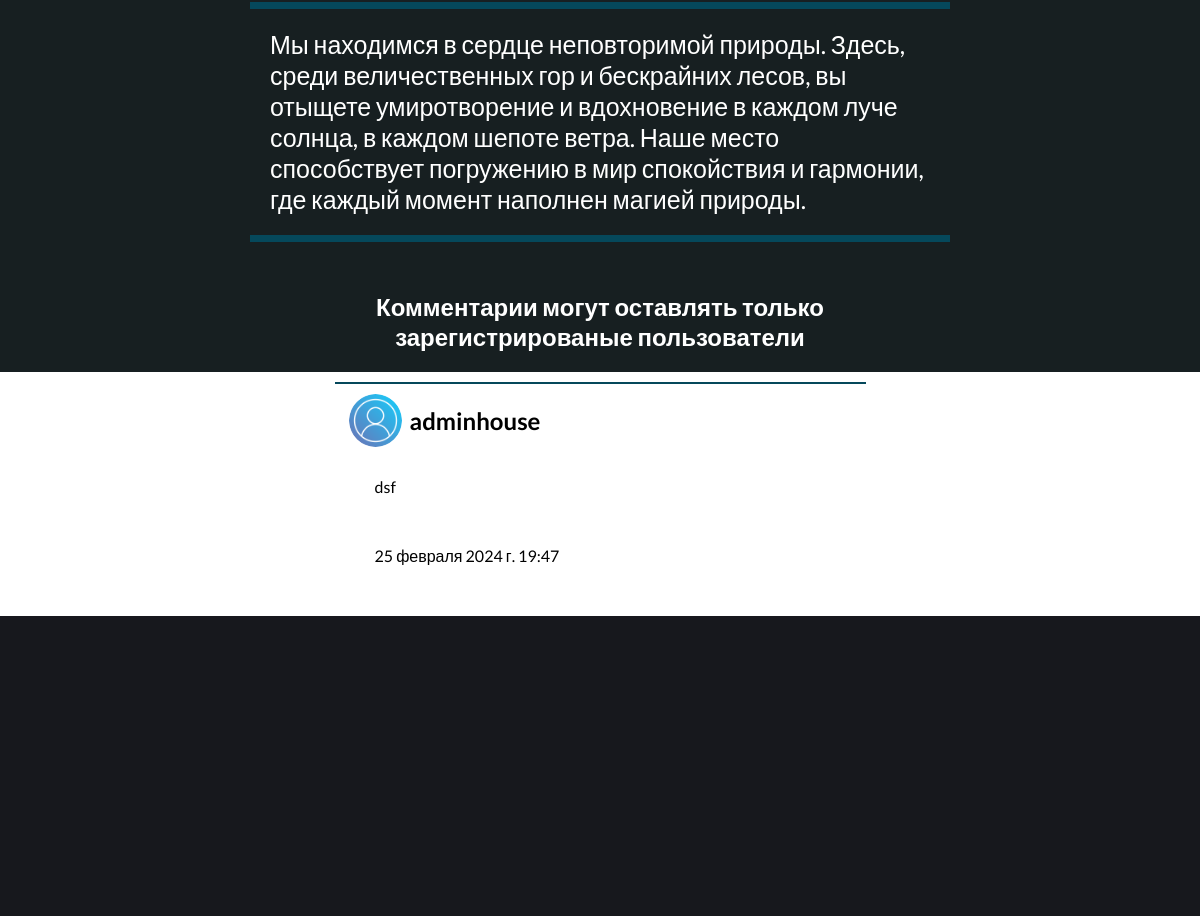
Before: / (lower part) with the older database file.
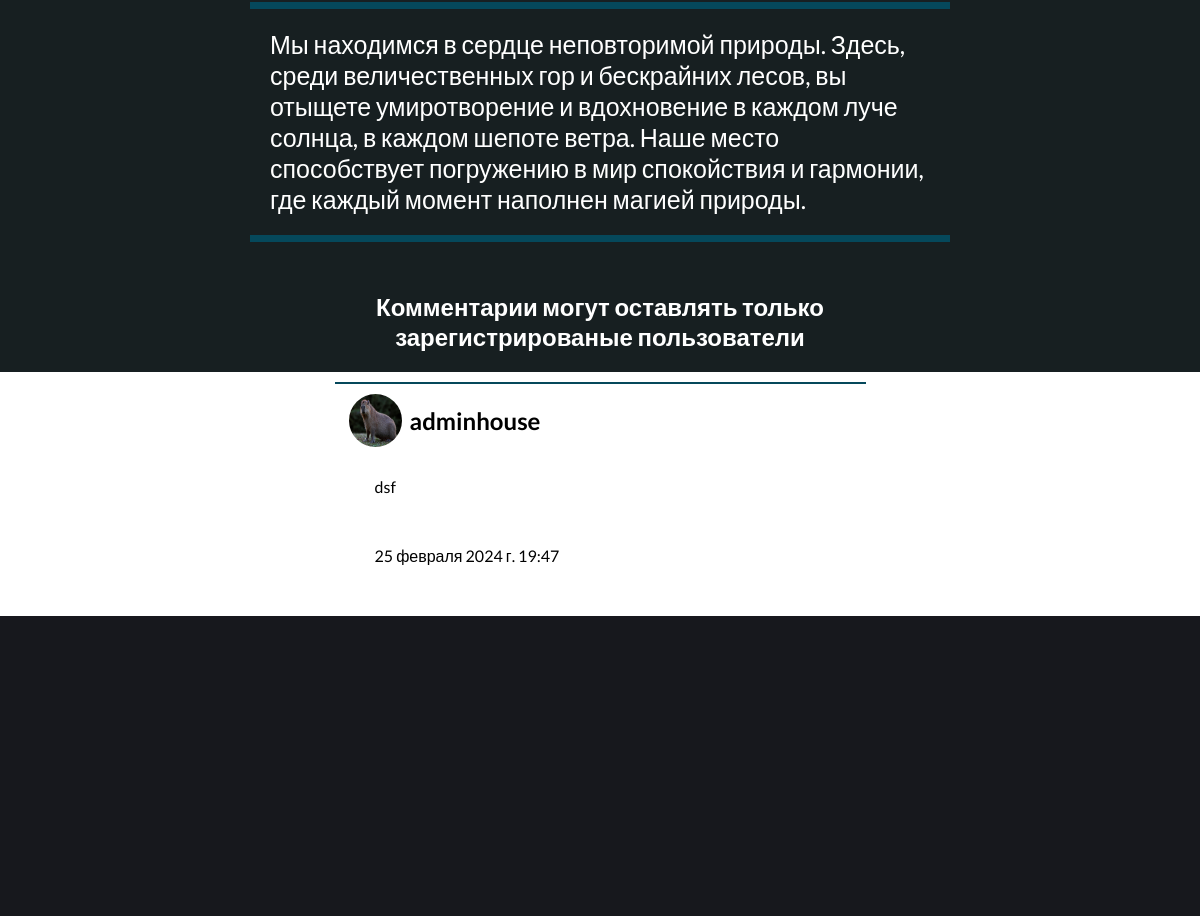
After: the same page with the newer database file.
### comments/models.py (models this page shows, shortened)
class Comments(models.Model):
    owner = models.ForeignKey(Profile, on_delete=models.SET_NULL, blank=True, null=True)
    user_comments = models.TextField(blank=False, null=False)
    created = models.DateTimeField(auto_now_add=True)
    class Meta:
        unique_together = ['owner']

### users/models.py (models this page shows)
class Profile(models.Model):
    user = models.OneToOneField(User, on_delete=models.CASCADE, null=False, blank=False)
    name = models.CharField(max_length=50, blank=False, null=False)
    username = models.CharField(max_length=100, blank=False, null=False)
    surname = models.CharField(max_length=50, blank=False, null=False)
    profile_image = models.ImageField(upload_to='profiles/', default='profiles/user.png')
    telegram = models.CharField(max_length=100, blank=True, null=True)
    vk = models.CharField(max_length=200, blank=True, null=True)
    email = models.CharField(max_length=50, blank=False, null=False)
    created = models.DateTimeField(auto_now_add=True)
    def __str__(self):
        return self.username

### mainapp/views.py (the view)
# urls.py: path('', views.home, name='home'),
def home(request):
    info_slider = InfoSlider.objects.all()
    services = Services.objects.all()
    menu_card = Menu.objects.all()
    entertainment_card = Entertainment.objects.all()
    comments = Comments.objects.all().order_by('-created')
    profiles = Profile.objects.values_list('profile_image', flat=True)
    context = {
        'services': services,
        'info_slider': info_slider,
        'menu_card': menu_card,
        'entertainment_card': entertainment_card,
        'comments': comments,
        'profiles': profiles
    }
    return render(request, 'mainapp/home.html', context)

### mainapp/templates/mainapp/home.html (shortened to what this page needs)
{% extends 'mainapp/base.html' %}
{% load static %}
{% block content %}
<main>
 <aside class="wrapper-map">
    <div class="map_description">
      <p>
        Мы находимся в сердце неповторимой природы. Здесь, среди величественных гор и бескрайних лесов,
        вы отыщете умиротворение и вдохновение в каждом луче солнца, в каждом шепоте ветра.
        Наше место способствует погружению в мир спокойствия и гармонии, где каждый момент
        наполнен магией природы.
      </p>
    </div>
 </aside>
  {% if request.user.is_authenticated %}
    {% if not comments %}
    <div class="wrapper-comments">
      <h2 class="title__wrap_h2">Оставить отзыв</h2>
      <form action="{% url 'comments' %}" method="post" class="comments">
        {% csrf_token %}
          <textarea name="user_comments" class="commets_or_user" cols="30" rows="10" required></textarea>
          <input type="submit" class="btn_submit submit_comments" value="Оставить отзыв" style="text-align: center;">
      </form>
    </div>
    {% else %}
    <h2 class="comment_negative">Вы уже оставили комментарий</h2>
    {% endif %}
  {% else %}
  <div>
    <h2 class="comment_negative">Комментарии могут оставлять только <br> зарегистрированые пользователи</h2>
  </div>
  {% endif %}
  {% if comments %}
    <div class="wrapper-get-comments">
      {% for comment in comments %}
      <div class="wrapper-getComments">
        <div class="getComments">
            <img class="user_img__comment" src="{{ comment.owner.profile_image.url }}" alt="Пользователь">
            <h2>{{ comment.owner }}</h2>
        </div>
          <div class="comment_user_text">
            <p class="comment_commentP">{{ comment.user_comments }}</p>
            <p class="comment_commentP">{{ comment.created }}</p>
          </div>
      </div>
      {% endfor %}
    </div>
  {% endif %}
</main>
{% endblock %}

Changed rows visible on the page:
changed through a linked row, Comments "dsf": owner.profile_image: picture added in place of a placeholder
